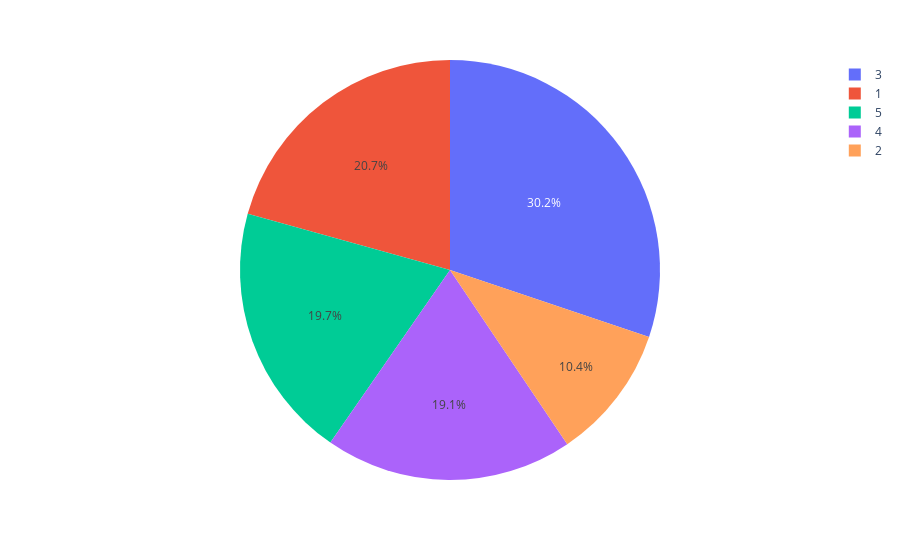

This figure's notebook cell:
### Markdown cell above
## Pie chart

### Code cell
import plotly.express as px

fig = px.pie(data,names='SatisfactionScore')

fig.show()

### Figure 1 — Plotly figure (JSON) as saved in the notebook; plotly's stock layout.template omitted (floating-point values rounded to 4 significant figures; data arrays with more than 128 entries replaced by an {"elided": "..."} marker saying what was removed)
{"data": [{"domain": {"x": [0, 1], "y": [0, 1]}, "hovertemplate": "SatisfactionScore=%{label}<extra></extra>", "labels": {"elided": "5630 int values"}, "legendgroup": "", "name": "", "showlegend": true, "type": "pie"}], "layout": {"legend": {"tracegroupgap": 0}, "margin": {"t": 60}}}
